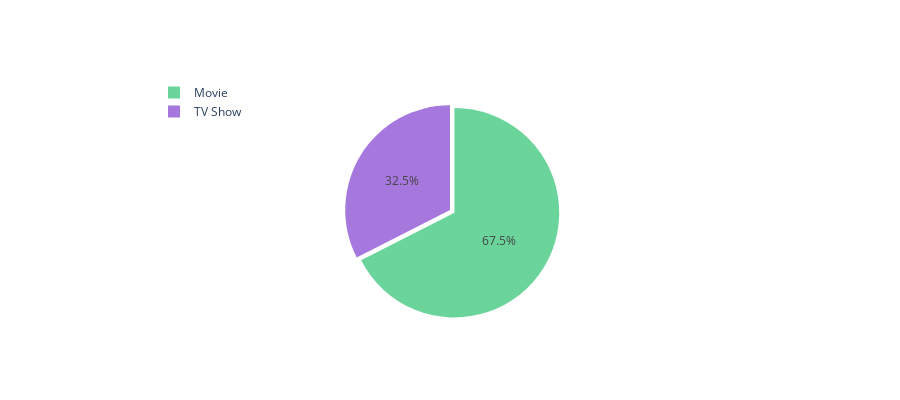

The notebook cell this image was saved under:
### Markdown cell above
**Content Type on Netflix**

### Code cell
import plotly.graph_objects as go
from plotly.offline import iplot, plot

col = "type"
grouped = df[col].value_counts().reset_index()
grouped = grouped.rename(columns={col: "count", "index": col})

## plot
trace = go.Pie(labels=grouped[col], values=grouped['count'], pull=[0.05, 0], marker=dict(colors=["#6ad49b", "#a678de"]))
layout = go.Layout(title="", height=400, legend=dict(x=0.1, y=1.1))
fig = go.Figure(data=[trace], layout=layout)

# Use iplot if you are in a Jupyter notebook
iplot(fig)

# Use plot if you are not in a Jupyter notebook
# plot(fig)

### Figure 1 — Plotly figure (JSON) as saved in the notebook; plotly's stock layout.template omitted (floating-point values rounded to 4 significant figures)
{"data": [{"labels": ["Movie", "TV Show"], "marker": {"colors": ["#6ad49b", "#a678de"]}, "pull": [0.05, 0], "type": "pie", "values": [3934, 1895]}], "layout": {"height": 400, "legend": {"x": 0.1, "y": 1.1}, "title": {"text": ""}}}
